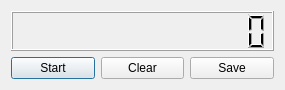
<?xml version="1.0" encoding="UTF-8"?>
<ui version="4.0">
 <class>TimerDialog</class>
 <widget class="QDialog" name="TimerDialog">
  <property name="geometry">
   <rect>
    <x>0</x>
    <y>0</y>
    <width>285</width>
    <height>90</height>
   </rect>
  </property>
  <property name="sizePolicy">
   <sizepolicy hsizetype="Fixed" vsizetype="Fixed">
    <horstretch>0</horstretch>
    <verstretch>0</verstretch>
   </sizepolicy>
  </property>
  <property name="minimumSize">
   <size>
    <width>285</width>
    <height>90</height>
   </size>
  </property>
  <property name="maximumSize">
   <size>
    <width>285</width>
    <height>90</height>
   </size>
  </property>
  <property name="windowTitle">
   <string>Timer</string>
  </property>
  <layout class="QGridLayout" name="gridLayout">
   <item row="0" column="0" colspan="3">
    <widget class="QLCDNumber" name="LcdNumber">
     <property name="sizePolicy">
      <sizepolicy hsizetype="Minimum" vsizetype="Minimum">
       <horstretch>0</horstretch>
       <verstretch>0</verstretch>
      </sizepolicy>
     </property>
     <property name="numDigits">
      <number>13</number>
     </property>
     <property name="segmentStyle">
      <enum>QLCDNumber::Filled</enum>
     </property>
    </widget>
   </item>
   <item row="1" column="0">
    <widget class="QPushButton" name="PushButtonStartStop">
     <property name="text">
      <string>Start</string>
     </property>
    </widget>
   </item>
   <item row="1" column="1">
    <widget class="QPushButton" name="PushButtonClear">
     <property name="text">
      <string>Clear</string>
     </property>
    </widget>
   </item>
   <item row="1" column="2">
    <widget class="QPushButton" name="PushButtonSave">
     <property name="text">
      <string>Save</string>
     </property>
    </widget>
   </item>
  </layout>
 </widget>
 <resources/>
 <connections/>
</ui>
